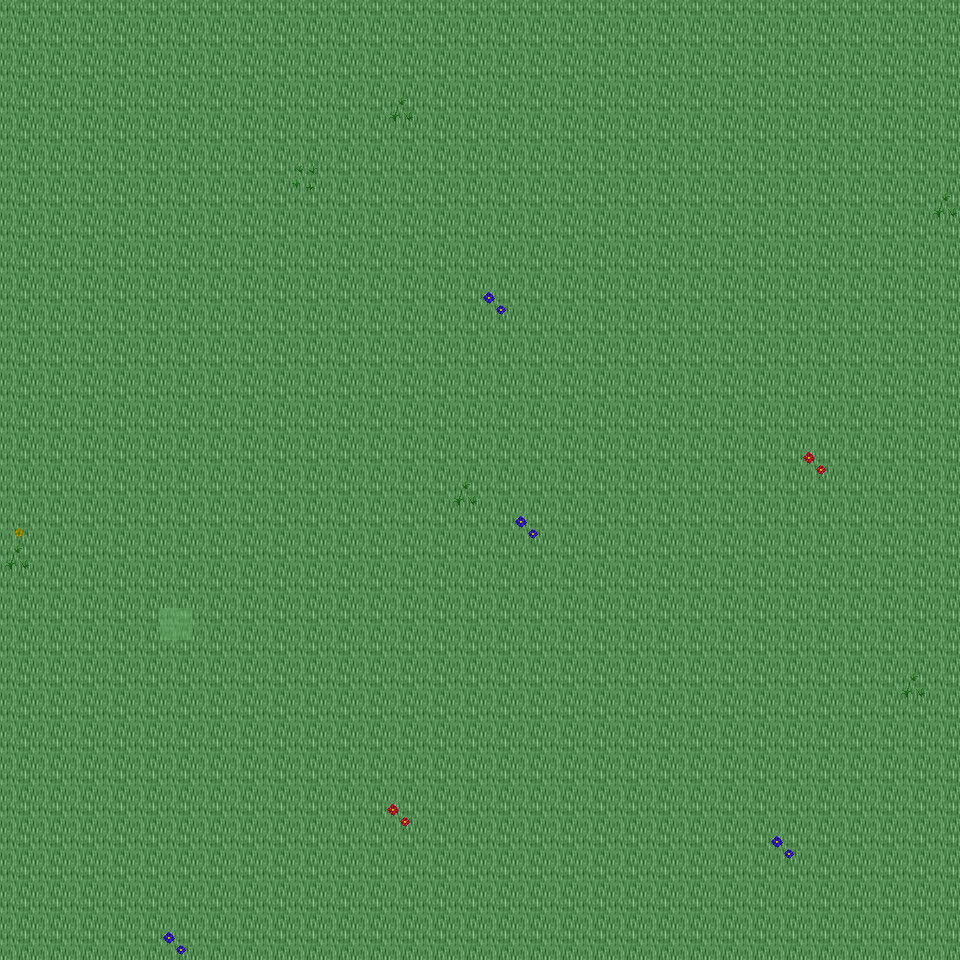

Rendered tile map (Tiled .tmx) drawn with the repository's tilesets; below, a short description and the map source with its tile grids summarised:
An orthogonal 30x30 tile map with 32x32 px tiles, 6 tile layers (Ground, Object, Object2, Above, ...), 29 tilesets and 4 objects (4x mapExit).

<map version="1.0" orientation="orthogonal" renderorder="right-down" width="30" height="30" tilewidth="32" tileheight="32" nextobjectid="5">
  <tileset firstgid="1" name="tileset_ground_ground" tilewidth="32" tileheight="32" tilecount="33" columns="3">
    <image source="../drawable/tileset_ground_ground.png" width="96" height="352" />
  </tileset>
  <tileset firstgid="34" name="tileset_ground_ridge_earth_dark" tilewidth="32" tileheight="32" tilecount="96" columns="12">
    <image source="../drawable/tileset_ground_ridge_earth_dark.png" width="384" height="256" />
  </tileset>
  <tileset firstgid="130" name="tileset_ground_rock_pebbles" tilewidth="32" tileheight="32" tilecount="3" columns="1">
    <image source="../drawable/tileset_ground_rock_pebbles.png" width="32" height="96" />
  </tileset>
  <tileset firstgid="133" name="tileset_ground_ladder_steps" tilewidth="32" tileheight="32" tilecount="6" columns="3">
    <image source="../drawable/tileset_ground_ladder_steps.png" width="96" height="64" />
  </tileset>
  <tileset firstgid="139" name="tileset_ground_grass_edges" tilewidth="32" tileheight="32" tilecount="36" columns="12">
    <image source="../drawable/tileset_ground_grass_edges.png" width="384" height="96" />
  </tileset>
  <tileset firstgid="175" name="tileset_ground_grass_corners" tilewidth="32" tileheight="32" tilecount="24" columns="6">
    <image source="../drawable/tileset_ground_grass_corners.png" width="192" height="128" />
  </tileset>
  <tileset firstgid="199" name="tileset_ground_earth_edges" tilewidth="32" tileheight="32" tilecount="18" columns="6">
    <image source="../drawable/tileset_ground_earth_edges.png" width="192" height="96" />
  </tileset>
  <tileset firstgid="217" name="tileset_plant_flower_daisy_white" tilewidth="32" tileheight="32" tilecount="8" columns="2">
    <image source="../drawable/tileset_plant_flower_daisy_white.png" width="64" height="128" />
  </tileset>
  <tileset firstgid="225" name="tileset_item_corpse_huge_animal" tilewidth="32" tileheight="32" tilecount="16" columns="2">
    <image source="../drawable/tileset_item_corpse_huge_animal.png" width="64" height="256" />
  </tileset>
  <tileset firstgid="241" name="tileset_plant_grasses" tilewidth="32" tileheight="32" tilecount="6" columns="3">
    <image source="../drawable/tileset_plant_grasses.png" width="96" height="64" />
  </tileset>
  <tileset firstgid="247" name="tileset_plant_flower_daisy_blue" tilewidth="32" tileheight="32" tilecount="8" columns="2">
    <image source="../drawable/tileset_plant_flower_daisy_blue.png" width="64" height="128" />
  </tileset>
  <tileset firstgid="255" name="tileset_plant_flower_daisy_yellow" tilewidth="32" tileheight="32" tilecount="8" columns="2">
    <image source="../drawable/tileset_plant_flower_daisy_yellow.png" width="64" height="128" />
  </tileset>
  <tileset firstgid="263" name="tileset_plant_flower_daisy_red" tilewidth="32" tileheight="32" tilecount="8" columns="2">
    <image source="../drawable/tileset_plant_flower_daisy_red.png" width="64" height="128" />
  </tileset>
  <tileset firstgid="271" name="tileset_plant_bush_bushes" tilewidth="32" tileheight="32" tilecount="10" columns="5">
    <image source="../drawable/tileset_plant_bush_bushes.png" width="160" height="64" />
  </tileset>
  <tileset firstgid="281" name="tileset_plant_stump_stump_brown" tilewidth="32" tileheight="32" tilecount="4" columns="2">
    <image source="../drawable/tileset_plant_stump_stump_brown.png" width="64" height="64" />
  </tileset>
  <tileset firstgid="285" name="tileset_logic_creature_orc" tilewidth="32" tileheight="32" tilecount="6" columns="6">
    <image source="../drawable/tileset_logic_creature_orc.png" width="192" height="32" />
  </tileset>
  <tileset firstgid="291" name="tileset_logic_creature_gnome" tilewidth="32" tileheight="32" tilecount="6" columns="6">
    <image source="../drawable/tileset_logic_creature_gnome.png" width="192" height="32" />
  </tileset>
  <tileset firstgid="297" name="tileset_logic_portal" tilewidth="32" tileheight="32" tilecount="24" columns="8">
    <image source="../drawable/tileset_logic_portal.png" width="256" height="96" />
  </tileset>
  <tileset firstgid="321" name="tileset_logic_creature_animal" tilewidth="32" tileheight="32" tilecount="32" columns="8">
    <image source="../drawable/tileset_logic_creature_animal.png" width="256" height="128" />
  </tileset>
  <tileset firstgid="353" name="tileset_logic_collision" tilewidth="32" tileheight="32" tilecount="1" columns="1">
    <image source="../drawable/tileset_logic_collision.png" width="32" height="32" />
  </tileset>
  <tileset firstgid="354" name="tileset_plant_tree_dead_tree_5" tilewidth="32" tileheight="32" tilecount="20" columns="4">
    <image source="../drawable/tileset_plant_tree_dead_tree_5.png" width="128" height="160" />
  </tileset>
  <tileset firstgid="374" name="tileset_plant_tree_dead_tree_6" tilewidth="32" tileheight="32" tilecount="20" columns="4">
    <image source="../drawable/tileset_plant_tree_dead_tree_6.png" width="128" height="160" />
  </tileset>
  <tileset firstgid="394" name="tileset_plant_tree_dead_tree_7" tilewidth="32" tileheight="32" tilecount="20" columns="4">
    <image source="../drawable/tileset_plant_tree_dead_tree_7.png" width="128" height="160" />
  </tileset>
  <tileset firstgid="414" name="tileset_plant_bush_large_dead" tilewidth="32" tileheight="32" tilecount="2" columns="1">
    <image source="../drawable/tileset_plant_bush_large_dead.png" width="32" height="64" />
  </tileset>
  <tileset firstgid="416" name="tileset_plant_bush_large_wide_dead" tilewidth="32" tileheight="32" tilecount="4" columns="2">
    <image source="../drawable/tileset_plant_bush_large_wide_dead.png" width="64" height="64" />
  </tileset>
  <tileset firstgid="420" name="tileset_plant_grasses_wildland" tilewidth="32" tileheight="32" tilecount="4" columns="4">
    <image source="../drawable/tileset_plant_grasses_wildland.png" width="128" height="32" />
  </tileset>
  <tileset firstgid="424" name="tileset_object_skullsonspikes_l" tilewidth="32" tileheight="32" tilecount="12" columns="4">
    <image source="../drawable/tileset_object_skullsonspikes_l.png" width="128" height="96" />
  </tileset>
  <tileset firstgid="436" name="tileset_object_skullsonspikes_r" tilewidth="32" tileheight="32" tilecount="12" columns="4">
    <image source="../drawable/tileset_object_skullsonspikes_r.png" width="128" height="96" />
  </tileset>
  <tileset firstgid="448" name="tileset_logic_item_herb" tilewidth="32" tileheight="32" tilecount="5" columns="5">
    <image source="../drawable/tileset_logic_item_herb.png" width="160" height="32" />
  </tileset>
  <layer name="Ground" width="30" height="30">
    <data>[900 cells, 900 non-empty, 1 distinct tile ids]</data>
  </layer>
  <layer name="Object" width="30" height="30">
    <data>[900 cells, 0 non-empty, 0 distinct tile ids]</data>
  </layer>
  <layer name="Object2" width="30" height="30">
    <data>[900 cells, 14 non-empty, 6 distinct tile ids]</data>
  </layer>
  <layer name="Above" width="30" height="30">
    <data>[900 cells, 0 non-empty, 0 distinct tile ids]</data>
  </layer>
  <layer name="Above2" width="30" height="30">
    <data>[900 cells, 0 non-empty, 0 distinct tile ids]</data>
  </layer>
  <layer name="Walkable" width="30" height="30">
    <data>[900 cells, 1 non-empty, 1 distinct tile ids]</data>
  </layer>
  <objectgroup name="MapEvents">
    <object id="1" name="north" type="mapExit" x="0" y="0" width="960" height="32">
      <properties>
        <property name="map" value="level_0_x88_y61" />
        <property name="x" value="0" />
        <property name="y" value="28" />
      </properties>
    </object>
    </objectgroup>
</map>
<!-- 3 of 4 objects omitted -->
